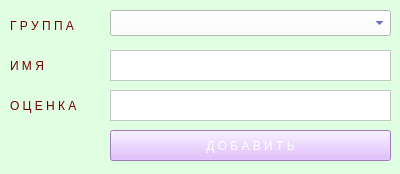
<?xml version="1.0" encoding="UTF-8"?>
<ui version="4.0">
 <class>Form</class>
 <widget class="QWidget" name="Form">
  <property name="geometry">
   <rect>
    <x>0</x>
    <y>0</y>
    <width>400</width>
    <height>174</height>
   </rect>
  </property>
  <property name="windowTitle">
   <string>Добавить элемент</string>
  </property>
  <property name="styleSheet">
   <string notr="true">color: rgb(115, 0, 0);
background-color: rgb(224, 255, 226);</string>
  </property>
  <widget class="QPlainTextEdit" name="appraisals">
   <property name="geometry">
    <rect>
     <x>110</x>
     <y>90</y>
     <width>281</width>
     <height>31</height>
    </rect>
   </property>
   <property name="styleSheet">
    <string notr="true">background-color: rgb(255, 255, 255);
color: rgb(26, 26, 175);</string>
   </property>
  </widget>
  <widget class="QLabel" name="label_2">
   <property name="geometry">
    <rect>
     <x>10</x>
     <y>10</y>
     <width>81</width>
     <height>31</height>
    </rect>
   </property>
   <property name="text">
    <string>Г Р У П П А</string>
   </property>
  </widget>
  <widget class="QLabel" name="label_3">
   <property name="geometry">
    <rect>
     <x>10</x>
     <y>50</y>
     <width>81</width>
     <height>31</height>
    </rect>
   </property>
   <property name="text">
    <string>И М Я</string>
   </property>
  </widget>
  <widget class="QComboBox" name="comboBox">
   <property name="geometry">
    <rect>
     <x>110</x>
     <y>10</y>
     <width>281</width>
     <height>26</height>
    </rect>
   </property>
   <property name="styleSheet">
    <string notr="true">background-color: rgb(255, 255, 255);
color: rgb(26, 26, 175);</string>
   </property>
  </widget>
  <widget class="QPlainTextEdit" name="name">
   <property name="geometry">
    <rect>
     <x>110</x>
     <y>50</y>
     <width>281</width>
     <height>31</height>
    </rect>
   </property>
   <property name="styleSheet">
    <string notr="true">background-color: rgb(255, 255, 255);
color: rgb(26, 26, 175);</string>
   </property>
  </widget>
  <widget class="QLabel" name="label_4">
   <property name="geometry">
    <rect>
     <x>10</x>
     <y>90</y>
     <width>81</width>
     <height>31</height>
    </rect>
   </property>
   <property name="text">
    <string>О Ц Е Н К А</string>
   </property>
  </widget>
  <widget class="QPushButton" name="pushButton">
   <property name="geometry">
    <rect>
     <x>110</x>
     <y>130</y>
     <width>281</width>
     <height>31</height>
    </rect>
   </property>
   <property name="styleSheet">
    <string notr="true">background-color: rgb(173, 114, 255);
background-color: rgb(217, 172, 255);
color: rgb(255, 255, 255);</string>
   </property>
   <property name="text">
    <string>Д О Б А В И Т Ь</string>
   </property>
  </widget>
 </widget>
 <resources/>
 <connections/>
</ui>
